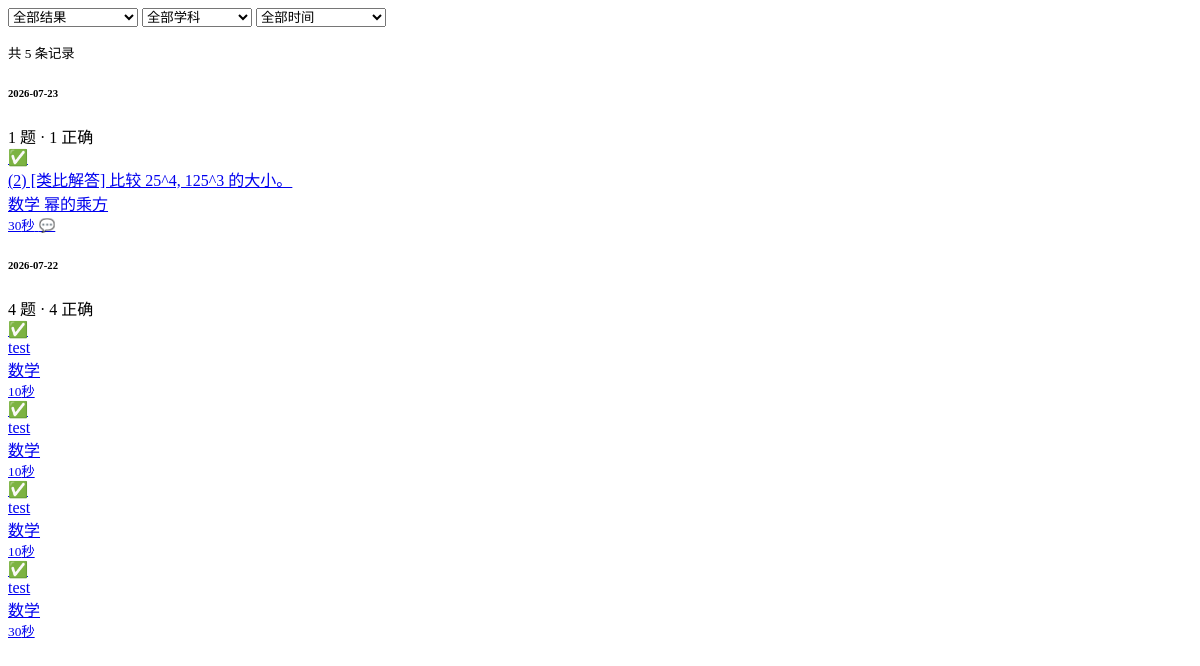
/api/review/history/list (signed in), run on an earlier commit of the app's database.
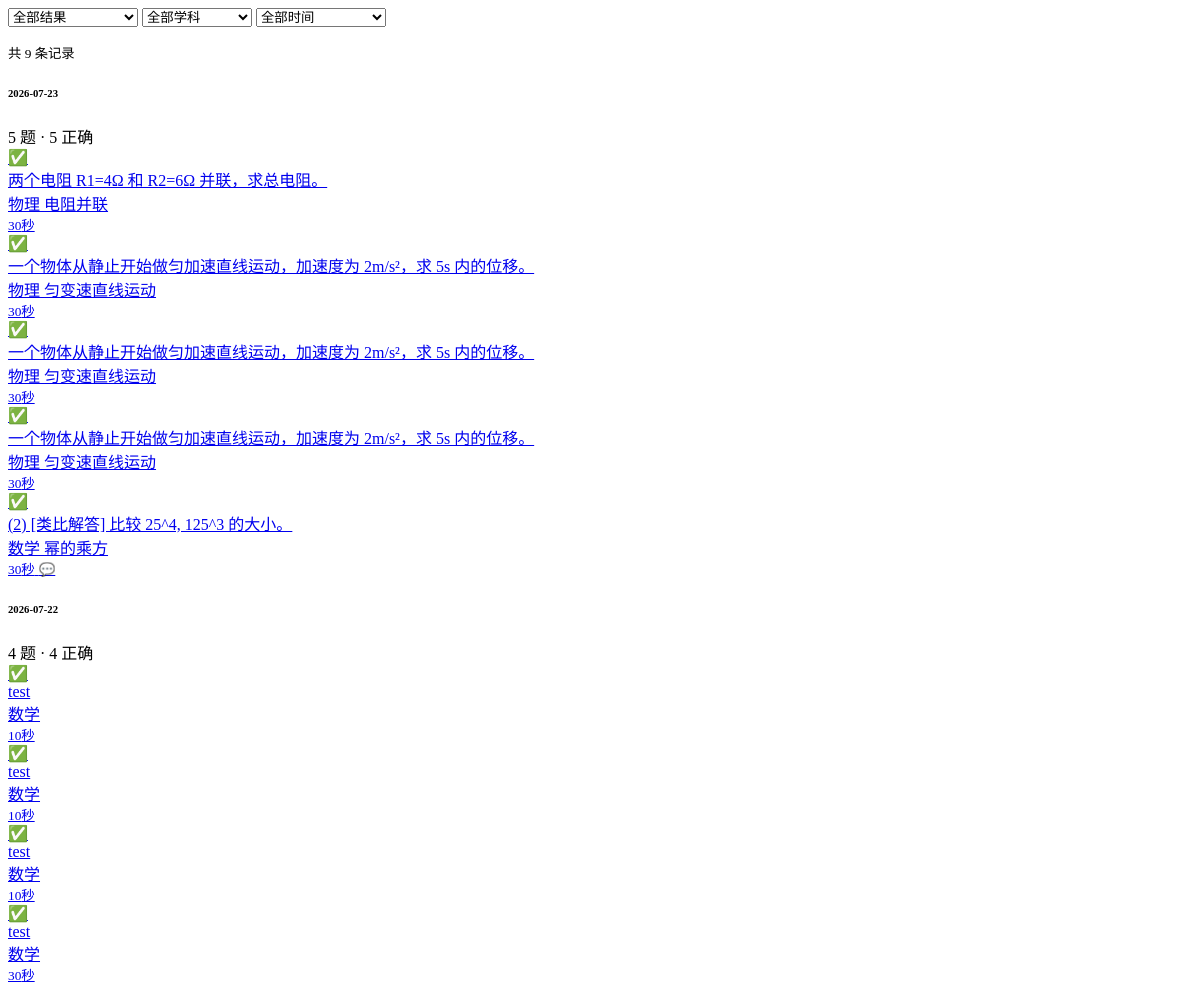
And on a later commit of the database.
### tables this page shows
CREATE TABLE review_logs (
            id INTEGER PRIMARY KEY AUTOINCREMENT,
            mistake_id INTEGER NOT NULL,
            uuid TEXT NOT NULL,
            review_date DATE NOT NULL,
            result TEXT NOT NULL,
            time_spent INTEGER DEFAULT 0,
            notes TEXT DEFAULT '',
            created_at TIMESTAMP DEFAULT CURRENT_TIMESTAMP,
            FOREIGN KEY (mistake_id) REFERENCES mistake_records(id) ON DELETE CASCADE
        );

CREATE TABLE mistake_records (
            id INTEGER PRIMARY KEY AUTOINCREMENT,
            uuid TEXT NOT NULL,
            sys_platform TEXT NOT NULL DEFAULT 'web',
            bstudio_create_time TIMESTAMP DEFAULT CURRENT_TIMESTAMP,
            xueke TEXT NOT NULL,
            timu TEXT NOT NULL,
            xueshengdaan TEXT DEFAULT '',
            zhengquedaan TEXT DEFAULT '',
            cuowufenxi TEXT DEFAULT '',
            zhishidian TEXT DEFAULT '',
            difficulty INTEGER DEFAULT 1,
            review_count INTEGER DEFAULT 0,
            last_review_at TIMESTAMP,
            next_review_at TIMESTAMP,
            review_stage INTEGER DEFAULT 0,
            review_algorithm TEXT DEFAULT 'sm2',
            status TEXT DEFAULT 'active',
            updated_at TIMESTAMP DEFAULT CURRENT_TIMESTAMP
        , voice_data TEXT DEFAULT '');

### app.py (the view)
@app.route('/api/review/history/list')
@login_required
def api_review_history_list():
    page = request.args.get('page', 1, type=int)
    status_filter = request.args.get('status', '')
    xueke_filter = request.args.get('xueke', '')
    date_range = request.args.get('range', 'all')
    per_page = 20
    date_where = ''
    if date_range == '7days':
        date_where = "AND rl.review_date >= date('now','-7 days')"
    elif date_range == '30days':
        date_where = "AND rl.review_date >= date('now','-30 days')"
    xueke_where = ''
    xueke_params = []
    if xueke_filter:
        xueke_where = 'AND mr.xueke = ?'
        xueke_params = [xueke_filter]
    status_where = ''
    status_params = []
    if status_filter in ('correct', 'incorrect', 'partial'):
        status_where = 'AND rl.result = ?'
        status_params = [status_filter]
    base_params = [g.user_uuid] + xueke_params + status_params
    total = query_db(
        f"""SELECT COUNT(*) as cnt FROM review_logs rl
            JOIN mistake_records mr ON rl.mistake_id = mr.id
            WHERE rl.uuid=? {date_where} {xueke_where} {status_where}""",
        base_params, one=True
    )['cnt']
    total_pages = max(1, (total + per_page - 1) // per_page)
    offset = (page - 1) * per_page
    reviews = query_db(
        f"""SELECT rl.*, mr.timu, mr.xueke, mr.zhishidian, mr.status as mistake_status
            FROM review_logs rl
            JOIN mistake_records mr ON rl.mistake_id = mr.id
            WHERE rl.uuid=? {date_where} {xueke_where} {status_where}
            ORDER BY rl.created_at DESC
            LIMIT ? OFFSET ?""",
        base_params + [per_page, offset]
    )
    reviews = rows_to_dicts(reviews)
    for r in reviews:
        r['timu_plain'] = strip_latex(r['timu'], max_len=60)
    from collections import defaultdict
    grouped = defaultdict(list)
    for r in reviews:
        grouped[r['review_date']].append(r)
    return render_template('review_history_list.html',
        reviews=reviews, grouped=dict(grouped),
        page=page, total_pages=total_pages, total=total,
        status_filter=status_filter, xueke_filter=xueke_filter,
        date_range=date_range, subjects=Config.get_subjects())

### app.py (called while the page is built, shortened)
@app.after_request
def add_security_headers(resp):
    resp.headers['X-Frame-Options'] = 'DENY'
    resp.headers['X-Content-Type-Options'] = 'nosniff'
    resp.headers['Referrer-Policy'] = 'strict-origin-when-cross-origin'
    return resp

@app.before_request
def csrf_check():
    if 'csrf_token' not in session:
        session['csrf_token'] = str(uuid_mod.uuid4())
    if request.method in ('GET', 'HEAD', 'OPTIONS'):
        return

def login_required(f):
    @wraps(f)
    def decorated(*a, **kw):
        if 'user_id' not in session:
            return redirect(url_for('login', next=request.path))
        return f(*a, **kw)
    return decorated

@app.before_request
def before_request():
    g.user_uuid = get_or_create_uuid()
    g.username = session.get('username', '')

### config.py (called while the page is built)
    @staticmethod
    def get_subjects():
        try:
            from database import query_db
            rows = query_db("SELECT name FROM base_data WHERE category='subject' ORDER BY sort_order")
            if rows:
                return [r['name'] for r in rows]
        except Exception:
            pass
        return Config.SUBJECTS

### database.py (called while the page is built)
def get_db():
    conn = sqlite3.connect(Config.DATABASE_PATH, timeout=5)
    conn.row_factory = sqlite3.Row
    conn.execute("PRAGMA foreign_keys = ON")
    conn.execute("PRAGMA journal_mode = WAL")
    return conn

def rows_to_dicts(rows):
    return [dict(r) for r in rows]

def query_db(query, args=(), one=False):
    if 'mistake_records' in query and 'WHERE 1=1' in query:
        query = query.replace('WHERE 1=1', "WHERE status != 'deleted'")
    conn = get_db()
    cur = conn.execute(query, args)
    rv = cur.fetchall()
    conn.close()
    return (rv[0] if rv else None) if one else rv

### utils.py (called while the page is built)
def get_or_create_uuid():
    user_uuid = request.cookies.get(Config.COOKIE_NAME)
    if not user_uuid:
        try:
            from database import query_db
            row = query_db(
                'SELECT uuid, COUNT(*) AS cnt FROM mistake_records '
                'GROUP BY uuid ORDER BY cnt DESC LIMIT 1', one=True)
            if row and row['cnt'] > 0:
                user_uuid = str(row['uuid'])
        except Exception:
            pass
        if not user_uuid:
            user_uuid = str(uuid_mod.uuid4())
    return user_uuid

### templates/review_history_list.html (shortened to what this page needs)
<div class="d-flex justify-content-between align-items-center mb-3 flex-wrap gap-2">
    <form id="history-filter-form" class="d-flex flex-wrap gap-2 align-items-end" onsubmit="return false">
        <select name="status" class="form-select form-select-sm" style="width:130px" onchange="loadHistory()">
            <option value="">全部结果</option>
        </select>
        <select name="xueke" class="form-select form-select-sm" style="width:110px" onchange="loadHistory()">
            <option value="">全部学科</option>
        </select>
        <select name="range" class="form-select form-select-sm" style="width:130px" onchange="loadHistory()">
            <option value="all" {% if date_range=='all' %}selected{% endif %}>全部时间</option>
        </select>
    </form>
    <small class="text-muted">共 {{ total }} 条记录</small>
</div>
{% if grouped %}
{% for date_str, day_reviews in grouped.items() %}
<div class="review-day-group mb-4">
    <div class="review-day-header d-flex align-items-center mb-2">
        <h6 class="mb-0 ms-2 fw-bold">{{ date_str }}</h6>
        <span class="badge bg-light text-dark ms-2">
            {{ day_reviews|length }} 题 ·
            {{ day_reviews|selectattr('result','equalto','correct')|list|length }} 正确
        </span>
    </div>
    <div class="review-day-items ms-3">
        {% for r in day_reviews %}
        <a href="{{ url_for('question_detail', question_id=r['mistake_id']) }}" class="text-decoration-none">
        <div class="review-record-item d-flex align-items-center p-2 rounded mb-1">
            <span class="review-result-icon me-2 flex-shrink-0">
                {% if r['result'] == 'correct' %}
                <span class="text-success fs-5">✅</span>
                {% elif r['result'] == 'incorrect' %}
                <span class="text-danger fs-5">❌</span>
                {% else %}
                <span class="text-warning fs-5">⚠️</span>
                {% endif %}
            </span>
            <div class="flex-grow-1 min-width-0">
                <div class="review-record-title text-truncate">{{ r['timu_plain'] }}</div>
                <div class="d-flex flex-wrap gap-1 mt-1">
                    {% if r['xueke'] %}
                    <span class="badge bg-primary badge-sm">{{ r['xueke'] }}</span>
                    {% endif %}
                    {% if r['zhishidian'] %}
                    <span class="knowledge-badge badge-sm">{{ r['zhishidian'] }}</span>
                    {% endif %}
                </div>
            </div>
            <div class="flex-shrink-0 ms-2 text-end">
                {% if r['time_spent'] and r['time_spent'] > 0 %}
                <small class="text-muted d-block">{{ r['time_spent'] }}秒</small>
                {% endif %}
                {% if r['notes'] %}
                <small class="text-muted d-block" title="{{ r['notes']|e }}">💬</small>
                {% endif %}
            </div>
        </div>
        </a>
        {% endfor %}
    </div>
</div>
{% endfor %}
{% else %}
<div class="text-center py-4 text-muted">没有符合条件的复习记录</div>
{% endif %}

What changed in the data, as far as the page shows it:
no longer on one of the page's lists (row unchanged): review_logs: review_date "2026-07-23", timu_plain "(2) [类比解答] 比较 25^4, 125^3 的大小。", xueke "数学", zhishidian "幂的乘方", time_spent "30"
added review_logs: review_date "2026-07-23", day_reviews "5", timu_plain "两个电阻 R1=4Ω 和 R2=6Ω 并联，求总电阻。", xueke "物理", zhishidian "电阻并联", time_spent "30", review_logs (timu_plain "(2) [类比解答] 比较 25^4, 125^3 的大小。", xueke "数学", zhishidian "幂的乘方", time_spent "30")
added review_logs: timu_plain "一个物体从静止开始做匀加速直线运动，加速度为 2m/s²，求 5s 内的位移。", xueke "物理", zhishidian "匀变速直线运动", time_spent "30", shown under "2026-07-23"
added review_logs: timu_plain "一个物体从静止开始做匀加速直线运动，加速度为 2m/s²，求 5s 内的位移。", xueke "物理", zhishidian "匀变速直线运动", time_spent "30", shown under "2026-07-23"
added review_logs: timu_plain "一个物体从静止开始做匀加速直线运动，加速度为 2m/s²，求 5s 内的位移。", xueke "物理", zhishidian "匀变速直线运动", time_spent "30", shown under "2026-07-23"
Also different on the page:
{{ total }}: "5" → "9"
